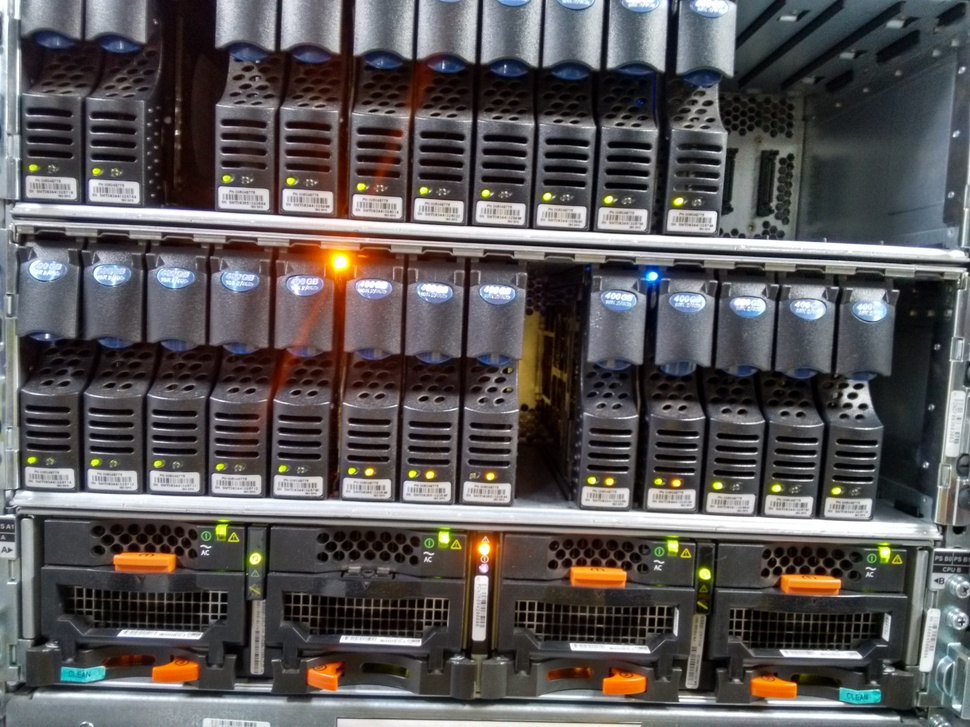
#> input picture image_processing/test/inputTestImages/sp_NoFault_13.jpg, 970 x 727 px, shrunk from 3264 x 2448 before the run
$ python process_array.py --image_path ../../../../test/inputTestImages/sp_NoFault_13.jpg   (Python 2 division)
#> lines starting #> are read from the running program, lines starting #| are printed output that depends on the picture; after the words box and inside, x2 and y2 are one past the last pixel; in counts of white or black regions, pixels touching at a corner belong together
#!/usr/bin/env python
import os
import argparse
import cv2
import numpy as np
import time

#frame = None

# returns red and green color LED position
#tracks color on intensity thresholded spots
def getKey(item):
    return item[0]

def removeNoise(dae):
    miny = dae[0][1]
    maxy= 0
    filteredCordinates =[]
    for i in dae:
        if miny > i[1]:
            miny = i[1]
        if maxy < i[1]:
            maxy = i[1]
    count = 0
    print "yrange",miny,maxy
    minxdistance = 176
    for i in dae:
        #if miny <= i[1] <= maxy:
            if count == 0:
                filteredCordinates.append(i)
                count=count+1
            if count != 0:
 #               print i[0], dae[count-1][0]
                   #compare current x with previous x
                val = (i[0]-filteredCordinates[count-1][0]) / minxdistance
                if val > 0:
                    filteredCordinates.append(i)
                    count=count+1
   #             print "val",val


    # remove multiple points around same coordinate
    # clear nearby x'es

    return filteredCordinates


def getSilverBox(hsvThresholdedImage, args):
    # Hue Range for Amber
    lowerAmberHue = np.array([0, 0, 105])
    upperAmberHue = np.array([0, 0, 220])
    AmberMask = cv2.inRange(hsvThresholdedImage, lowerAmberHue, upperAmberHue)

    #Blurs an image using a Gaussian filter
    amberHueThresholdedImage = cv2.GaussianBlur(AmberMask, (9, 9), 2, 2)

    if args.output_dir:
        result_image_path = os.path.join(args.output_dir, "silver_hue_image.jpg")
        cv2.imwrite(result_image_path, amberHueThresholdedImage)

def getAmberLed(hsvThresholdedImage, args):
    # Hue Range for Amber
    lowerAmberHue = np.array([16, 255, 185])
    upperAmberHue = np.array([22, 255, 255])
    AmberMask = cv2.inRange(hsvThresholdedImage, lowerAmberHue, upperAmberHue)

    #Blurs an image using a Gaussian filter
    amberHueThresholdedImage = cv2.GaussianBlur(AmberMask, (9, 9), 2, 2)

    if args.output_dir:
        result_image_path = os.path.join(args.output_dir, "amber_hue_image.jpg")
        cv2.imwrite(result_image_path, amberHueThresholdedImage)

    #find contours in the amber hue image formed
    amberContours = cv2.findContours(amberHueThresholdedImage.copy(), cv2.RETR_EXTERNAL, cv2.CHAIN_APPROX_SIMPLE)[-2]

    coordinates = []

    for i in list(amberContours):
        M = cv2.moments(i)
        #print "What's M", M
        amberLEDPos = int(M["m10"] / M["m00"]), int(M["m01"] / M["m00"])
       # print greenLEDPos
        coordinates.append(amberLEDPos)
        #if (first==2):
#        cv2.circle(image,greenLEDPos,10,(200,0,0),5)
        #first=first+1

    return coordinates


def find_DAEDisk(coordinates, dae, yrange):
 #   print "Coordinates inside find : ", coordinates
    remaining_coordinates = []
    i = 0
    di = 1
    while i < len(coordinates):
        if i == 0:
            dae.append(coordinates[i])
        elif (abs(coordinates[i][1] - dae[di-1][1]) < (yrange/4)):
            dae.append(coordinates[i])
         #   print i, coordinates[i]
            di += 1
       #     i += 1
        else:
            remaining_coordinates.append(coordinates[i])
        i += 1
    return remaining_coordinates


#main loop
def main():
    print "hi"
    red_x = []
    red_y = []
    green_x = []
    green_y = []


    parser = argparse.ArgumentParser(description='Process some integers.')
    parser.add_argument("-i", "--image_path", dest = 'image_path', required = True)
    parser.add_argument("-o", "--output_dir", dest = 'output_dir', required = False)

    args = parser.parse_args()

    # Load image
    image = cv2.imread(args.image_path)
#> image is the input picture: shape (727, 970, 3); mean B, G, R 87.2, 86.9, 90.3


    frame = cv2.medianBlur(image,3)
    if args.output_dir:
        result_image_path = os.path.join(args.output_dir, "blur_image.jpg")
        cv2.imwrite(result_image_path, frame)

    greenLEDPos = (-1,-1)

    #convert color from BGR to HSV
    hsvThresholdedImage = cv2.cvtColor(frame, cv2.COLOR_BGR2HSV)
#> hsvThresholdedImage: shape (727, 970, 3); mean H, S, V 85.3, 59.1, 96.4

    amberCoordinates = getAmberLed(hsvThresholdedImage, args)
#> in getAmberLed, `AmberMask = cv2.inRange(hsvThresholdedImage, lowerAmberHue, upperAmber..`:
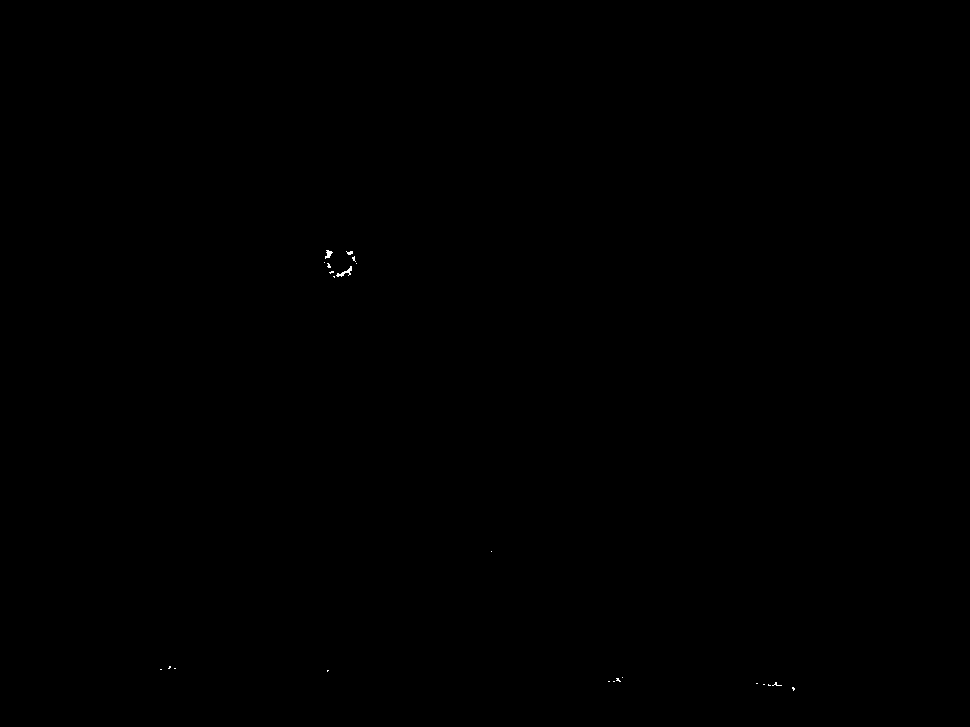
#> AmberMask: shape (727, 970); 0.03% white in thin lines or dots, all inside (x1, y1, x2, y2) = (160, 250, 795, 691)
#> in getAmberLed, `amberContours = cv2.findContours(amberHueThresholdedImage.copy(), cv2...`: amberContours = 7 contours; box (x1, y1, x2, y2) and area: (320, 246, 361, 282) 907, (752, 678, 786, 690) 292, (604, 673, 627, 686) 207, (156, 662, 180, 674) 196, (788, 683, 799, 695) 100, (323, 666, 333, 676) 74, (487, 547, 496, 556) 56
#> the loop in getAmberLed, `for i in list(amberContours):` made 7 passes
#> amberLEDPos on passes 1 to 7: (792, 688), (769, 683), (615, 679), (327, 670), (167, 667), (491, 551), (339, 263)
#> after the loop in getAmberLed, `for i in list(amberContours):`: coordinates = [(792, 688), (769, 683), (615, 679), (327, 670), (167, 667), (491, 551), (339, 263)]
#> amberCoordinates has the same summary as coordinates in getAmberLed

    getSilverBox(hsvThresholdedImage, args)
#> in getSilverBox, `AmberMask = cv2.inRange(hsvThresholdedImage, lowerAmberHue, upperAmber..`:
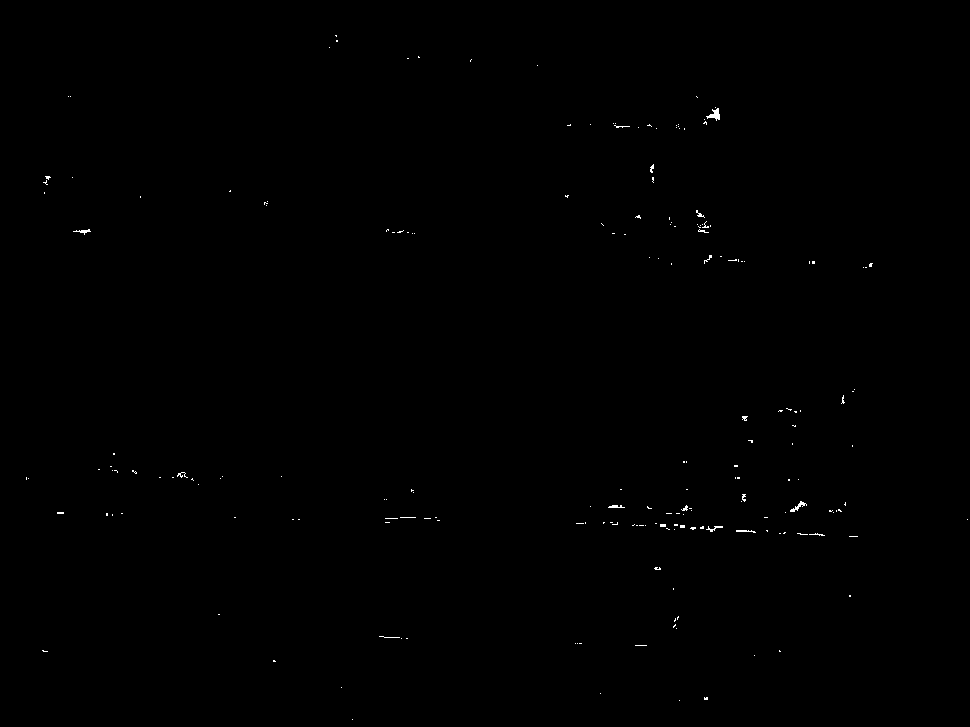
#> AmberMask: shape (727, 970); 0.18% white in thin lines or dots

    #Hue Range for Green
    lowerGreenHue = np.array([34, 100, 100])
    upperGreenHue = np.array([54, 255, 255])
    greenMask = cv2.inRange(hsvThresholdedImage, lowerGreenHue, upperGreenHue)
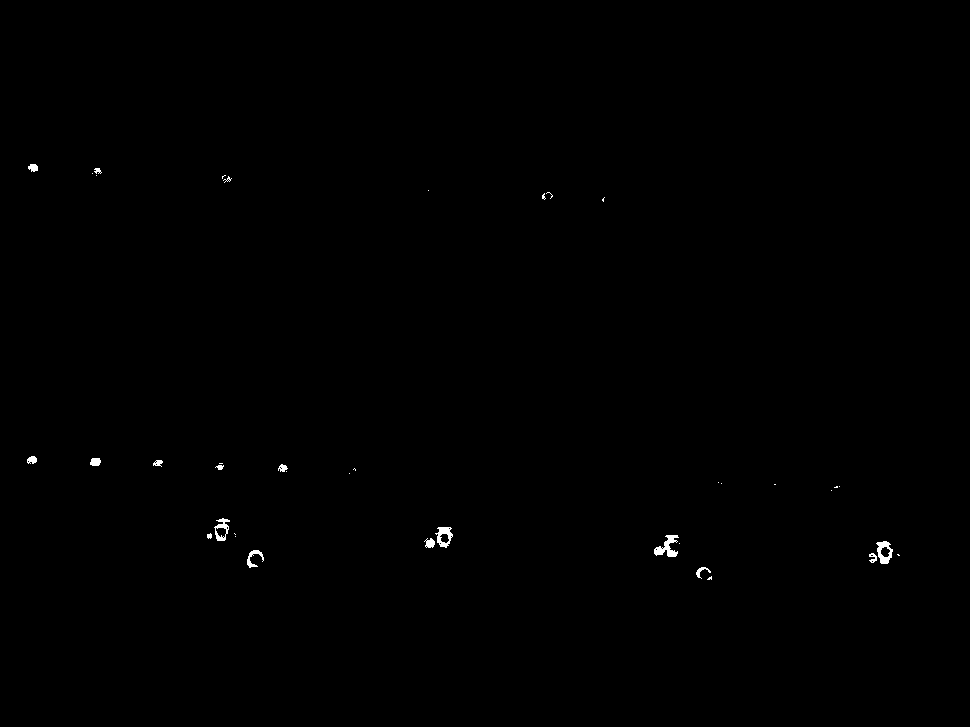
#> greenMask: shape (727, 970); 0.23% white; 39 white regions (22 under 20 px)

    #Blurs an image using a Gaussian filter
    greenHueThresholdedImage = cv2.GaussianBlur(greenMask, (9, 9), 2, 2)

    if args.output_dir:
        result_image_path = os.path.join(args.output_dir, "green_hue_image.jpg")
        cv2.imwrite(result_image_path, greenHueThresholdedImage)

    #find contours in the green hue image formed
    greenContours = cv2.findContours(greenHueThresholdedImage.copy(), cv2.RETR_EXTERNAL, cv2.CHAIN_APPROX_SIMPLE)[-2]
#> greenContours = 21 contours; largest, box (x1, y1, x2, y2) and area: (865, 537, 904, 568) 818, (420, 523, 457, 552) 794, (203, 514, 240, 545) 758, (650, 531, 684, 561) 755, (243, 546, 268, 572) 502
    # only proceed if at least one contour was found
    if len(greenContours) > 0:
        # find the largest contour in the mask, then use it to compute the minimum enclosing circle and centroid
        maxContour = max(greenContours, key=cv2.contourArea)
#> maxContour = contour of 41 points, box (x1, y1, x2, y2) (865, 537, 904, 568), area 818
        M = cv2.moments(maxContour)
#> M = moments, m00 818.5, centre m10/m00, m01/m00 = (882.6, 553)
        greenLEDPos = int(M["m10"] / M["m00"]), int(M["m01"] / M["m00"])
#> greenLEDPos = (882, 553)

    green_x.append(greenLEDPos[0])
    green_y.append(greenLEDPos[1])

    coordinates = []
    first =1;

    for i in list(greenContours):

        M = cv2.moments(i)
        greenLEDPos = int(M["m10"] / M["m00"]), int(M["m01"] / M["m00"])
        coordinates.append(greenLEDPos)
#> this loop made 21 passes
#> greenLEDPos on passes 1 to 8: (703, 573), (254, 558), (882, 553), (667, 546), (439, 537), (220, 530), (834, 487), (774, 484)
#> after the loop, coordinates = [(703, 573), (254, 558), (882, 553), (667, 546), (439, 537), (220, 530), (834, 487), (774, 484), (719, 482), (352, 470), (282, 467), (219, 466), (157, 462), (95, 461), (31, 459), (602, 198), (546, 195), (428, 190), (226, 178), (96, 171), (32, 167)]

    if args.output_dir:
        result_image_path = os.path.join(args.output_dir, "final_image.jpg")
        cv2.imwrite(result_image_path, image)

# logic to sort out all coordinates
    coordinates = sorted(coordinates, key=getKey)
#> coordinates = [(31, 459), (32, 167), (95, 461), (96, 171), (157, 462), (219, 466), (220, 530), (226, 178), (254, 558), (282, 467), (352, 470), (428, 190), (439, 537), (546, 195), (602, 198), (667, 546), (703, 573), (719, 482), (774, 484), (834, 487), (882, 553)]

    print "Global list:", coordinates
#> (printed output is left out)

    maxy=0
    miny=coordinates[0][1]
#> miny = 459

#find difference between max y and min y and divide that by n-1, n is nor of disk rows
    for i in coordinates:
        if (i[1] >= maxy):
            maxy = i[1]
        if (i[1] <= miny):
            miny = i[1]
#> this loop made 21 passes
#> (i, maxy, miny) on pass 1: ((31, 459), 459, 459)
#> after the loop, maxy = 573; miny = 167
    print "max y ", maxy
#| max y  573
    print "min y", miny
#| min y 167


# here n is 2 doe disk rows, so I have 2 arrays for coordinates
    noOfEnclosures = 3

    if (noOfEnclosures != 1):
        yrange = (maxy - miny)/(noOfEnclosures - 1)
#> yrange = 203
    else:
        yrange = (maxy - miny)
        yrange = yrange/(noOfEnclosures - 1)

# take smallest x from the sorted list and try to place y in one of the two lists
    count = 1
    index = 0
    nArrayDisk = []

    dae1 = []
    dae2 = []
    dae3 = []
    dae4 = []
    dae5 = []

    nArrayDiskGlobal = []
    nArrayDiskGlobal.append(dae1)
    nArrayDiskGlobal.append(dae2)
    nArrayDiskGlobal.append(dae3)
    nArrayDiskGlobal.append(dae4)
    nArrayDiskGlobal.append(dae5)

    while index < noOfEnclosures:
        nArrayDisk.append(nArrayDiskGlobal[index])
        index = index + 1
#    nArrayDisk.append(dae2)

    if (noOfEnclosures != 1):
        for n in nArrayDisk:
            coordinates = find_DAEDisk(coordinates, n, yrange)
#> after the loop, coordinates = []
    else:
        nArrayDisk[0] = coordinates


    print "dae1", nArrayDisk[0]
    print "dae2", nArrayDisk[1]
    print "dae3", nArrayDisk[2]

    for i in nArrayDisk[0]:
        cv2.circle(image,i,10,(0,0,255),5)
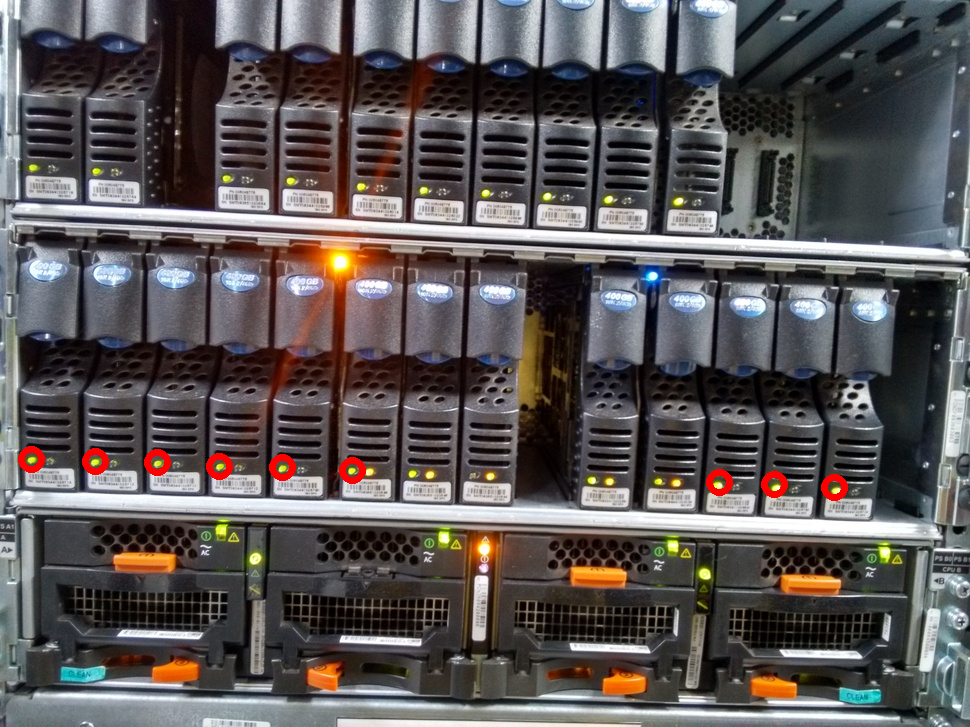
#> image: shape (727, 970, 3); 0.54% of pixels changed, all inside (x1, y1, x2, y2) = (18, 446, 848, 501)

    for i in nArrayDisk[0]:
        cv2.circle(image,i,10,(0,0,255),5)

    if args.output_dir:
        result_image_path = os.path.join(args.output_dir, "final_image_dae2.jpg")
        cv2.imwrite(result_image_path, image)

    print "amber", amberCoordinates
#| amber [(792, 688), (769, 683), (615, 679), (327, 670), (167, 667), (491, 551), (339, 263)]

    nArrayDisk[0] = removeNoise(nArrayDisk[0])
    nArrayDisk[1] = removeNoise(nArrayDisk[1])


    finaldae1 = []
    dae1 = nArrayDisk[0]
    dae2 = nArrayDisk[1]
    print "DAE1 :", dae1
    print "DAE2 :", dae2
    print "nArrayDisk[0]", nArrayDisk[0]


    # finalize the dae lists incase if there are empty disks in there
    if len(nArrayDisk[0]) == 15:
        print "nothing to do"
    else:
        i = 0
        index = 0
        counter = 0
        daecounter = 0
        while counter < 15:
            print daecounter, counter
            if (counter == 0):
                finaldae1.append(dae1[daecounter])
                daecounter=daecounter+1

            else:
                # fill in the position by using dae1 if x val fall sin range with the prev x value else add [0][0]
                # pick next value from dae1 and check whether it fits in for next slot
       #         print "finaldae1[0][0] + (counter * 176)", finaldae1[0][0] + (counter * 176)
      #          print "dae1[daecounter]",dae1[daecounter][0]
                #if (daecounter < len(dae1)) and ((finaldae1[0][0] + (counter * 176)) <= dae1[daecounter][0] <= (finaldae1[0][0] + (counter * 250))):
                print "finaldae1[counter - 1][0]", finaldae1[counter - 1][0]
                if ((finaldae1[counter - 1][0]) == 0):
                    zerocnt = 0
                    zeroindex = counter - 1
                    while ((finaldae1[zeroindex][0]) == 0):
                        zeroindex = zeroindex - 1
                        zerocnt = zerocnt + 1
                    zerocnt = zerocnt + 1
                    # compare finaldae1(zeroindex) with dae1[daecounter][0]
                    if (daecounter < len(dae1)) and ((finaldae1[zeroindex][0] + (176 * zerocnt)) <= dae1[daecounter][0] <= (finaldae1[zeroindex][0] + (250 * zerocnt))):
                        finaldae1.append(dae1[daecounter])
                        print "zeroed case dae1[daecounter][0]",dae1[daecounter][0]
                        daecounter=daecounter+1
                    else:
                        print "case1"
                        finaldae1.append([0,0])

                else:
                    if (daecounter < len(dae1)) and ((finaldae1[counter - 1][0] + (176)) <= dae1[daecounter][0] <= (finaldae1[counter - 1][0] + (250))):
                        finaldae1.append(dae1[daecounter])
                        print "dae1[daecounter][0]",dae1[daecounter][0]

                        daecounter=daecounter+1
                    else:
                        print "case 2"
                        finaldae1.append([0,0])

            counter = counter + 1

    print "finaldae1", finaldae1


    for i in dae1:
        cv2.circle(image,i,10,(200,0,0),5)
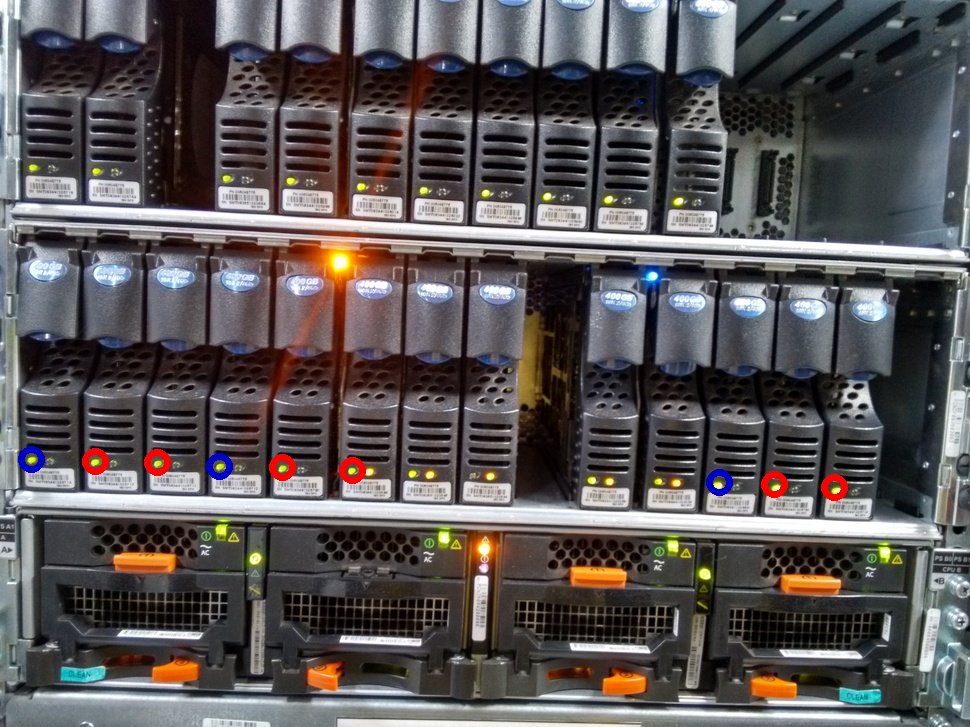
#> image: shape (727, 970, 3); 0.18% of pixels changed, all inside (x1, y1, x2, y2) = (18, 446, 733, 496)
    #    print i
    for i in dae2:
        cv2.circle(image,i,10,(0,0,255),5)
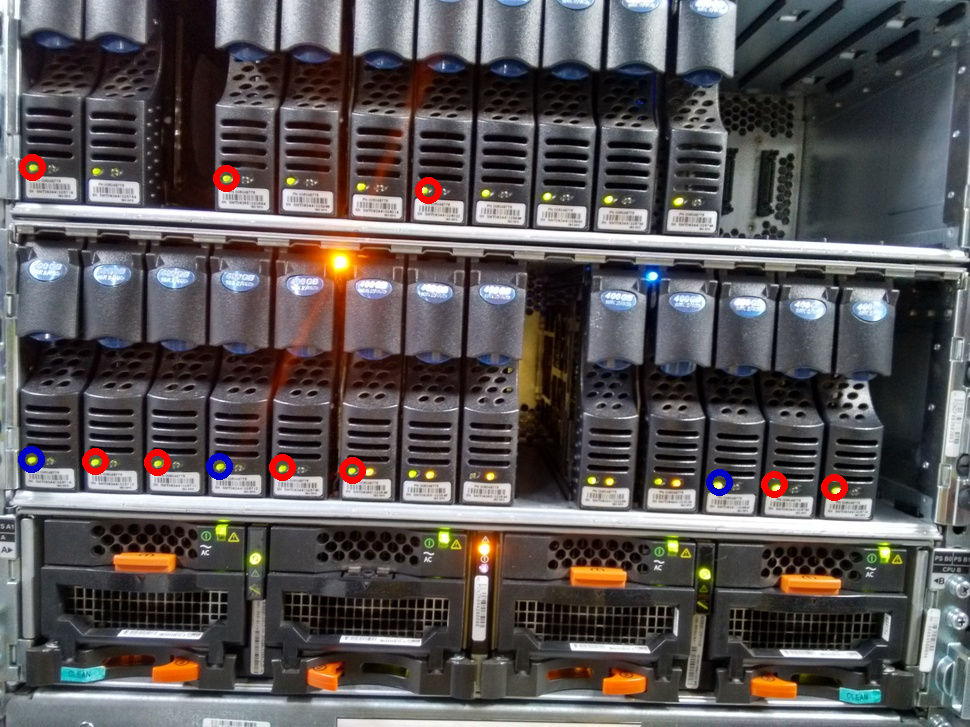
#> image: shape (727, 970, 3); 0.18% of pixels changed, all inside (x1, y1, x2, y2) = (19, 154, 442, 204)


  #  removeNoise(dae1)

    validcoordinates = []

    # Now discard extra amber coordinates which do not fit in any enclosure
    for i in amberCoordinates:
        present = 0
        for n in nArrayDisk:
            # find min x and max x for this enclosure
            minx = n[0]
            maxx = 0
            for m in n:
                if m[0] < minx:
                    minx = m[0]
                if m[0] > maxx:
                    maxx = m[0]
            # find min y and max y
            miny = n[0]
            maxy = 0
            for m in n:
                if m[1] < miny:
                    miny = m[1]
                if m[1] > maxy:
                    maxy = m[0]

            # now check for coordinate whether it is in range
            if ((minx <= i[0] <= maxx) and (miny <= i[1] <= maxy)):
                present = 1
                # find it is closer to which
                break
        if present == 1 :
            validcoordinates.append(i)
#> this loop made 1 pass
#> i on pass 1: (792, 688)
#> after the loop, validcoordinates = []

    # find this amber belongs to which to which disk in which dae

    for i in validcoordinates:
        cv2.circle(image,i,10,(0,255,0),5)

    if args.output_dir:
        result_image_path = os.path.join(args.output_dir, "final_image_dae1.jpg")
        cv2.imwrite(result_image_path, image)


    print "valid amber", validcoordinates
    print "yrange",yrange
 # [7 lines of commented-out code are left out]
    print " hi"
    # close all open windows
 #   cv2.destroyAllWindows()

 #   return args["posFileName"], red_x, red_y, green_x, green_y, width, height

if __name__ == '__main__':
#> (the run stopped early here; a loop or call above may not have finished)
